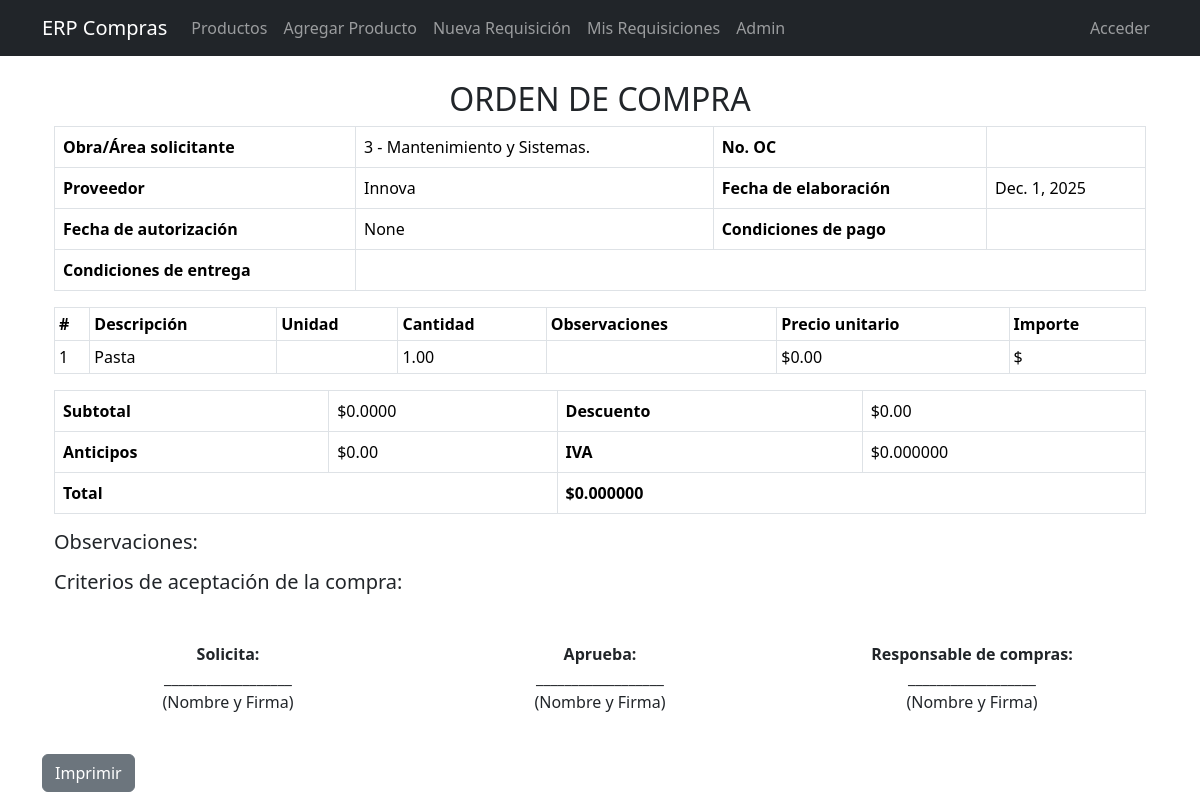
Page /compras/ordenes/detalle/3/ on the committed database.
### compras/models.py (models this page shows, shortened)
class OrdenCompra(models.Model):
    ESTADOS_OC = [
        ("PENDIENTE", "Pendiente"),
        ("RECIBIDA", "Recibida"),
    ]
    fecha = models.DateField()
    proveedor = models.CharField(max_length=100)
    centro_costo = models.ForeignKey('CentroCosto', on_delete=models.CASCADE)
    consecutivo = models.CharField(max_length=50, blank=True)
    fecha_autorizacion = models.DateField(blank=True, null=True)
    condiciones_pago = models.TextField(blank=True)
    condiciones_entrega = models.TextField(blank=True)
    factura_folio = models.CharField(max_length=100, blank=True)
    criterios_aceptacion = models.TextField(blank=True)
    observaciones = models.TextField(blank=True)
    descuento = models.DecimalField(max_digits=10, decimal_places=2, default=0)
    anticipo = models.DecimalField(max_digits=10, decimal_places=2, default=0)
    estado = models.CharField(
        max_length=20,
        choices=ESTADOS_OC,
        default="PENDIENTE",
    )

class CentroCosto(models.Model):
    nombre = models.CharField(max_length=100)
    def __str__(self):
        return self.nombre

class DetalleOrden(models.Model):
    orden = models.ForeignKey(OrdenCompra, on_delete=models.CASCADE, related_name='detalles')
    producto = models.ForeignKey('Producto', on_delete=models.CASCADE)
    unidad = models.CharField(max_length=20)
    cantidad = models.DecimalField(max_digits=10, decimal_places=2)
    observaciones = models.CharField(max_length=200, blank=True)
    precio_unitario = models.DecimalField(max_digits=10, decimal_places=2, default=0)

class Producto(models.Model):
    nombre = models.CharField(max_length=100)
    sku = models.CharField(max_length=50)
    cantidad = models.IntegerField()
    descripcion = models.TextField(blank=True)
    precio = models.DecimalField(max_digits=10, decimal_places=2)

### compras/views.py (the view)
# urls.py: path('ordenes/detalle/<int:id>/', views.detalle_orden, name='detalle_orden'),
def detalle_orden(request, id):
    orden = get_object_or_404(OrdenCompra, id=id)
    detalles = DetalleOrden.objects.filter(orden=orden)
    subtotal = sum(d.cantidad * d.precio_unitario for d in detalles)
    iva = subtotal * Decimal ('0.16')
    total = subtotal - orden.descuento + iva - orden.anticipo
    return render(request, 'compras/orden_compra_detalle.html', {
        'orden': orden,
        'detalles': detalles,
        'subtotal': subtotal,
        'iva': iva,
        'total': total,
    })

### compras/templates/compras/orden_compra_detalle.html (shortened to what this page needs)
{% extends "compras/base.html" %}
{% block content %}
<div class="container mb-3">
    <h2 class="text-center">ORDEN DE COMPRA</h2>
    <table class="table table-bordered">
        <tbody>
            <tr>
                <th>Obra/Área solicitante</th><td>{{ orden.centro_costo }}</td>
                <th>No. OC</th><td>{{ orden.consecutivo }}</td>
            </tr>
            <tr>
                <th>Proveedor</th><td>{{ orden.proveedor }}</td>
                <th>Fecha de elaboración</th><td>{{ orden.fecha }}</td>
            </tr>
            <tr>
                <th>Fecha de autorización</th><td>{{ orden.fecha_autorizacion }}</td>
                <th>Condiciones de pago</th><td>{{ orden.condiciones_pago }}</td>
            </tr>
            <tr>
                <th>Condiciones de entrega</th>
                <td colspan="3">{{ orden.condiciones_entrega }}</td>
            </tr>
        </tbody>
    </table>
    <table class="table table-bordered table-sm">
        <thead>
            <tr>
                <th>#</th>
                <th>Descripción</th>
                <th>Unidad</th>
                <th>Cantidad</th>
                <th>Observaciones</th>
                <th>Precio unitario</th>
                <th>Importe</th>
            </tr>
        </thead>
        <tbody>
            {% for detalle in detalles %}
            <tr>
                <td>{{ forloop.counter }}</td>
                <td>{{ detalle.producto.nombre }}</td>
                <td>{{ detalle.unidad }}</td>
                <td>{{ detalle.cantidad }}</td>
                <td>{{ detalle.observaciones }}</td>
                <td>${{ detalle.precio_unitario }}</td>
                <td>${{ detalle.cantidad|floatformat:2|add:detalle.precio_unitario|floatformat:2 }}</td>
            </tr>
            {% endfor %}
        </tbody>
    </table>
    <table class="table table-bordered">
        <tbody>
            <tr>
                <th>Subtotal</th><td>${{ subtotal }}</td>
                <th>Descuento</th><td>${{ orden.descuento }}</td>
            </tr>
            <tr>
                <th>Anticipos</th><td>${{ orden.anticipo }}</td>
                <th>IVA</th><td>${{ iva }}</td>
            </tr>
            <tr>
                <th colspan="2">Total</th><td colspan="2"><strong>${{ total }}</strong></td>
            </tr>
        </tbody>
    </table>
    <h5>Observaciones:</h5> <p>{{ orden.observaciones }}</p>
    <h5>Criterios de aceptación de la compra:</h5> <p>{{ orden.criterios_aceptacion }}</p>
    <div class="row text-center mt-5">
        <div class="col"><strong>Solicita:</strong><br>__________________<br>(Nombre y Firma)</div>
        <div class="col"><strong>Aprueba:</strong><br>__________________<br>(Nombre y Firma)</div>
        <div class="col"><strong>Responsable de compras:</strong><br>__________________<br>(Nombre y Firma)</div>
    </div>
</div>
<button class="btn btn-secondary mt-4" onclick="window.print()">Imprimir</button>
{% endblock %}

### rows in the picture
OrdenCompra: centro_costo "3 - Mantenimiento y Sistemas.", proveedor "Innova", fecha "Dec. 1, 2025", fecha_autorizacion "None", descuento "0.00", anticipo "0.00"
DetalleOrden: producto.nombre "Pasta", cantidad "1.00", precio_unitario "0.00"

### other values in the picture
{{ subtotal }} "0.0000"
{{ iva }} "0.000000"
{{ total }} "0.000000"
